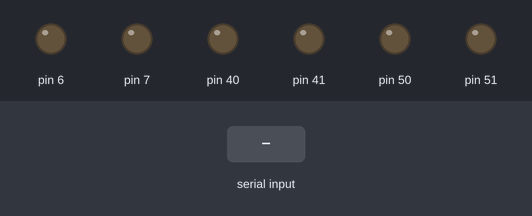
This sketch was run on a simulated Arduino Mega 2560, built with avr-gcc and run on an emulated ATmega2560. Parts: output pins drawn as LEDs (lit = HIGH). The inputs (shaded band) are chosen by the test bench. What the sketch prints to the serial monitor is not drawn.

Above: at 1.2 s.
1.3 s: "<R90>" received over Serial
At 2.2 s:
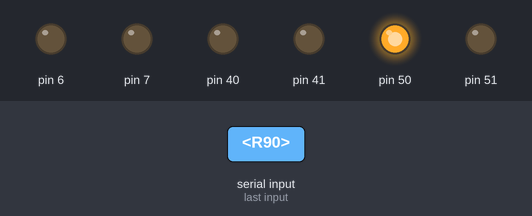
2.8 s: "<L90>" received over Serial
At 3.3 s:
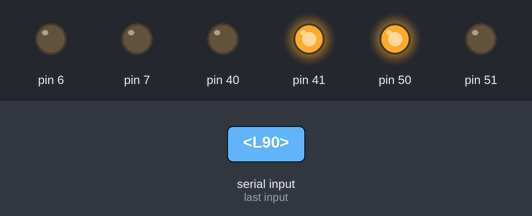
4.3 s: "<R,45>" received over Serial
At 5.5 s:
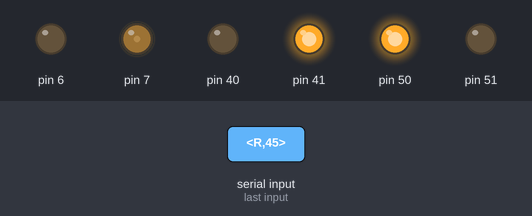
5.8 s: "<L,45>" received over Serial
At 6.8 s:
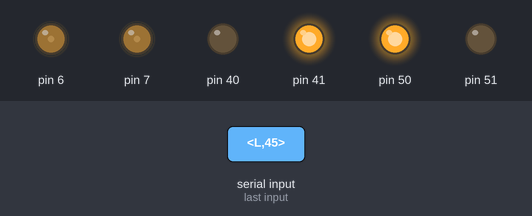
7.3 s: "<R>" received over Serial
At 7.9 s:
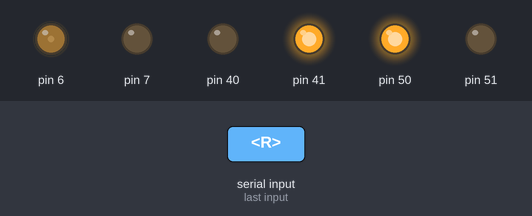
Timing chart, 0 to 9.8 s (numbered marks = the images above; inputs shaded):
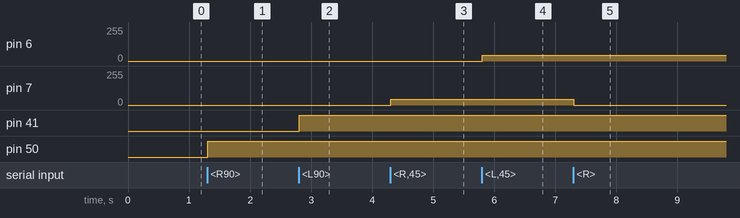

The sketch:

roboControlGood.ino
```cpp
char data = '0';            //Variable for storing received data


const byte numChars = 32;
char receivedChars[numChars];
char tempChars[numChars];        // temporary array for use when parsing

      // variables to hold the parsed data
char wheelSide = '0';
int velocity = 0;
float floatFromPC = 0.0;

boolean newData = false;


void setup() {
  Serial.begin(9600);   // opens serial port, sets data rate to 9600 bps

  pinMode(50,OUTPUT);
  pinMode(51,OUTPUT);
  pinMode(7,OUTPUT);
  digitalWrite(7,0);

  pinMode(40,OUTPUT);
  pinMode(41,OUTPUT);
  pinMode(6,OUTPUT);
  digitalWrite(6,0);

}

void loop() {


  if(Serial.available() > 0)      // Send data only when you receive data:
   {
    recvWithStartEndMarkers();
    if (newData == true) {
        strcpy(tempChars, receivedChars);
            // this temporary copy is necessary to protect the original data
            //   because strtok() used in parseData() replaces the commas with \0
        parseData();
        makeGo();
        newData = false;
    }
   }
}

void recvWithStartEndMarkers() {
    static boolean recvInProgress = false;
    static byte ndx = 0;
    char startMarker = '<';
    char endMarker = '>';
    char rc;

    while (Serial.available() > 0 && newData == false) {
        rc = Serial.read();

        if (recvInProgress == true) {
            if (rc != endMarker) {
                receivedChars[ndx] = rc;
                ndx++;
                if (ndx >= numChars) {
                    ndx = numChars - 1;
                }
            }
            else {
                receivedChars[ndx] = '\0'; // terminate the string
                recvInProgress = false;
                ndx = 0;
                newData = true;
            }
        }

        else if (rc == startMarker) {
            recvInProgress = true;
        }
    }
}

void parseData() {      // split the data into its parts

    char * strtokIndx; // this is used by strtok() as an index

    strtokIndx = strtok(tempChars,",");      // get the first part - the string
    //strcpy(wheelSide, strtokIndx); // copy it to wheelSide
    wheelSide = strtokIndx[0];

    strtokIndx = strtok(NULL, ","); // this continues where the previous call left off
    velocity = atoi(strtokIndx);     // convert this part to an integer

}

void makeGo() {
    Serial.print("Wheel: ");
    Serial.println(wheelSide);
    Serial.print("Velocity: ");
    Serial.println(velocity);

    movement(wheelSide, velocity);
}

void movement(char wheel, int velocity)
{
  if(wheel == 'R')
  {
    if(velocity >= 0)
      rightForward(velocity);
    else
      rightBackward(velocity);
  }
  else if(wheel == 'L')
  {
    if(velocity >= 0)
      leftForward(velocity);
    else
      leftBackward(velocity);
  }
}

void rightForward(int velocity)
{

  analogWrite(7,velocity);
  digitalWrite(50,HIGH);
  digitalWrite(51,LOW);
  Serial.print("R Forward   ");
}

void leftForward(int velocity)
{
  analogWrite(6,velocity);
  digitalWrite(40,LOW);
  digitalWrite(41,HIGH);
  Serial.print("L Forward   ");
}

void rightBackward(int velocity)
{
  velocity = abs(velocity);
  analogWrite(7,velocity);
  digitalWrite(50,LOW);
  digitalWrite(51,HIGH);
  Serial.print("R BACK   ");
}

void leftBackward(int velocity)
{
  velocity = abs(velocity);
  analogWrite(6,velocity);
  digitalWrite(40,HIGH);
  digitalWrite(41,LOW);
  Serial.print("L BACK   ");
}

void rightStop()
{
  analogWrite(7,0);
  digitalWrite(50,LOW);
  digitalWrite(51,LOW);
  Serial.print("R STOP   ");
}

void leftStop()
{
  analogWrite(6,0);
  digitalWrite(40,LOW);
  digitalWrite(41,LOW);
  Serial.print("L STOP   ");
}
```

Measured:
- after the input at 1.3 s, pin 50: LOW → HIGH at once
- after the input at 2.8 s, pin 41: LOW → HIGH at once
- after the input at 4.3 s, pin 7: 0/255 → 45/255 at once
- after the input at 5.8 s, pin 6: 0/255 → 45/255 at once
- after the input at 7.3 s, pin 7: 45/255 → 0/255 at once
